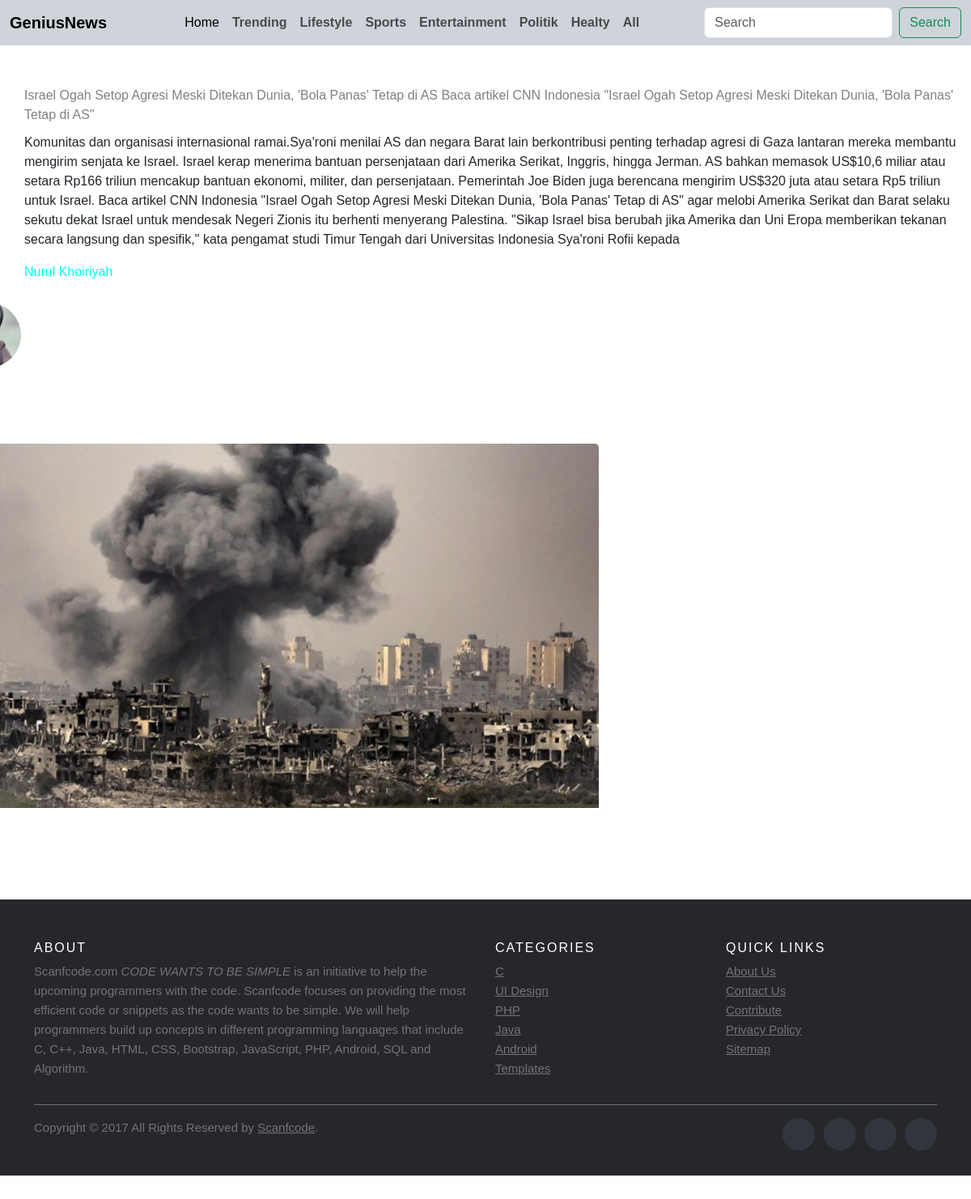
The app's page /isi/15 with its own data.
### News/models.py (models this page shows)
class berita(models.Model):
    STATUS = ('publish', 'publish'),('draft', 'draft')
    judul = models.CharField(max_length=255)
    isi = models.CharField(max_length=9999)
    kategori = models.ForeignKey(kategori,on_delete=models.CASCADE)
    kategoriID = models.IntegerField()
    gambar = models.ImageField(upload_to='media', height_field=None, width_field=None, max_length=100)
    penulis = models.CharField(max_length=255)
    fotopenulis = models.ImageField(upload_to='media', height_field=None, width_field=None, max_length=100, null=True)
    status = models.CharField(choices=STATUS, max_length=200)
    publikasi = models.CharField(max_length=255)
    deskripsi = models.CharField(max_length=255)

### News/views.py (the view)
# urls.py: path('',include('isi.urls')),
def isi (request, id):
    berita = get_object_or_404(models.berita, pk=id)
    context = {'beritas' : berita}
    return render(request, 'menu/berita.html', context)

### News/templates/menu/berita.html (shortened to what this page needs)
{% extends 'core/base.html' %}
    {% block htmlhead %}
    {% load static %}
    <link rel="stylesheet" type="text/css" href="{% static 'berita.css' %}">
    {% endblock htmlhead %}
    {% block content %}
    <p style="padding-left: 30px; margin-bottom: 10px; color: grey; margin-top: 50px;">{{beritas.judul}}</p>
    <p style="padding-left: 30px; font-family: Verdana, Geneva, Tahoma, sans-serif;">{{beritas.isi}}</p>
     <p style="color:aqua; padding-left: 30px; padding-top: -15px; ">
        {{beritas.penulis}}</p>
        <div class="wrapper">
            <div class="cover">
            <img src="{{beritas.gambar.url}}">
            </div>
            <div class="section-id">
                <div class="circle">
                <img src="{{beritas.fotopenulis.url}}" class="logo">
            </div>
            <br>
            <br>
            <br>
            </div>
            </div>
                                                    <footer class="site-footer">
                                                        <div class="container">
                                                            <div class="row">
                                                                <div class="col-sm-12 col-md-6">
                                                                    <h6>About</h6>
                                                                    <p class="text-justify">Scanfcode.com
                                                                        <i>CODE WANTS TO BE SIMPLE
                                                                        </i>
                                                                        is an initiative to help the upcoming programmers with the code. Scanfcode
                                                                        focuses on providing the most efficient code or snippets as the code wants to be
                                                                        simple. We will help programmers build up concepts in different programming
                                                                        languages that include C, C++, Java, HTML, CSS, Bootstrap, JavaScript, PHP,
                                                                        Android, SQL and Algorithm.</p>
                                                                </div>
                                                                <div class="col-xs-6 col-md-3">
                                                                    <h6>Categories</h6>
                                                                    <ul class="footer-links">
                                                                        <li>
                                                                            <a href="http://scanfcode.com/category/c-language/">C</a>
                                                                        </li>
                                                                        <li>
                                                                            <a href="http://scanfcode.com/category/front-end-development/">UI Design</a>
                                                                        </li>
                                                                        <li>
                                                                            <a href="http://scanfcode.com/category/back-end-development/">PHP</a>
                                                                        </li>
                                                                        <li>
                                                                            <a href="http://scanfcode.com/category/java-programming-language/">Java</a>
                                                                        </li>
                                                                        <li>
                                                                            <a href="http://scanfcode.com/category/android/">Android</a>
                                                                        </li>
                                                                        <li>
                                                                            <a href="http://scanfcode.com/category/templates/">Templates</a>
                                                                        </li>
                                                                    </ul>
                                                                </div>
                                                                <div class="col-xs-6 col-md-3">
                                                                    <h6>Quick Links</h6>
                                                                    <ul class="footer-links">
                                                                        <li>
                                                                            <a href="http://scanfcode.com/about/">About Us</a>
                                                                        </li>
                                                                        <li>
                                                                            <a href="http://scanfcode.com/contact/">Contact Us</a>
                                                                        </li>
                                                                        <li>
                                                                            <a href="http://scanfcode.com/contribute-at-scanfcode/">Contribute</a>
                                                                        </li>
                                                                        <li>
                                                                            <a href="http://scanfcode.com/privacy-policy/">Privacy Policy</a>
                                                                        </li>
                                                                        <li>
                                                                            <a href="http://scanfcode.com/sitemap/">Sitemap</a>
                                                                        </li>
                                                                    </ul>
                                                                </div>
                                                            </div>
                                                            <hr></div>
                                                            <div class="container">
                                                                <div class="row">
                                                                    <div class="col-md-8 col-sm-6 col-xs-12">
                                                                        <p class="copyright-text">Copyright &copy; 2017 All Rights Reserved by
                                                                            <a href="#">Scanfcode</a>.
                                                                        </p>
                                                                    </div>
                                                                    <div class="col-md-4 col-sm-6 col-xs-12">
                                                                        <ul class="social-icons">
                                                                            <li>
                                                                                <a class="facebook" href="#">
                                                                                </a>
                                                                            </li>
                                                                            <li>
                                                                                <a class="twitter" href="#">
                                                                                </a>
                                                                            </li>
                                                                            <li>
                                                                                <a class="dribbble" href="#">
                                                                                </a>
                                                                            </li>
                                                                            <li>
                                                                                <a class="linkedin" href="#">
                                                                                </a>
                                                                            </li>
                                                                        </ul>
                                                                    </div>
                                                                </div>
                                                            </div>
                                                        </footer>
    {% endblock content %}

### static/berita.css (style rules this page uses)
* { margin: 0; padding: 0; font-family: "Poppins", sans-serif; }
.wrapper { width: 780px; margin: auto; margin-left: auto; }
.cover { height: 450px; margin-bottom: 300px; margin-top: 200px; }
.cover img { height: 450px; border-top-left-radius: 5px; border-top-right-radius: 5px; width: 100%; margin-left: -250px; }
.circle { width: 155px; height: 155px; margin: auto; border-radius: 100%; border: 3px solid #fff; top: -90px; }
.logo { width: 80px; height: 80px; border-radius: 50%; margin-right: 90px; margin-left: -580px; margin-top: -1800px; }
.site-footer { background-color:#26272b; padding:45px 0 20px; font-size:15px; line-height:24px; color:#737373; }
.site-footer hr { border-top-color:#bbb; opacity:0.5 }
.site-footer h6 { color:#fff; font-size:16px; text-transform:uppercase; margin-top:5px; letter-spacing:2px }
.site-footer a { color:#737373; }
.footer-links { padding-left:0; list-style:none }
.footer-links li { display:block }
.footer-links a { color:#737373 }
.site-footer .social-icons { text-align:right }
.site-footer .social-icons a { width:40px; height:40px; line-height:40px; margin-left:6px; margin-right:0; border-radius:100%; background-color:#33353d }
.copyright-text { margin:0 }
.social-icons { padding-left:0; margin-bottom:0; list-style:none }
.social-icons li { display:inline-block; margin-bottom:4px }
.social-icons a { background-color:#eceeef; color:#818a91; font-size:16px; display:inline-block; line-height:44px; width:44px; height:44px; text-align:center; margin-right:8px; border-radius:100%; -webkit-transition:all .2s linear; -o-transition:all .2s linear; transition:all .2s linear }

### records on screen
berita: judul "Israel Ogah Setop Agresi Meski Ditekan Dunia, 'Bola Panas' Tetap di AS Baca artikel CNN Indonesia \"Israel Ogah Setop Agresi Meski Ditekan Dunia, 'Bola Panas' Tetap di AS\"", isi "Komunitas dan organisasi internasional ramai.Sya'roni menilai AS dan negara Barat lain berkontribusi penting terhadap agresi di Gaza lantaran mereka membantu mengirim senjata ke Israel. Israel kerap menerima bantuan persenjataan dari Amerika Serikat, Inggris, hingga Jerman. AS bahkan memasok US$10,6 miliar atau setara Rp166 triliun mencakup bantuan ekonomi, militer, dan persenjataan. Pemerintah Joe Biden juga berencana mengirim US$320 juta atau setara Rp5 triliun untuk Israel. Baca artikel CNN Indonesia \"Israel Ogah Setop Agresi Meski Ditekan Dunia, 'Bola Panas' Tetap di AS\" agar melobi Amerika Serikat dan Barat selaku sekutu dekat Israel untuk mendesak Negeri Zionis itu berhenti menyerang…", penulis "Nurul Khoiriyah", gambar (picture), fotopenulis (picture)
